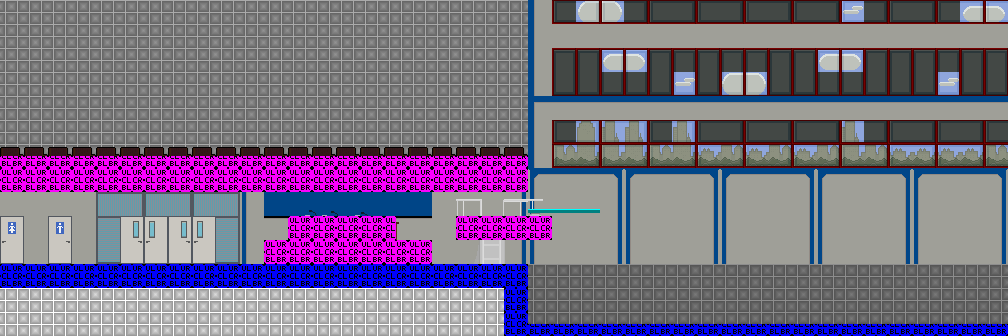

The image is a tile-based game level rendered from a .tmx file. Its description and source (layers, tilesets, objects; grid data summarised) follow:
An orthogonal 42x14 tile map with 24x24 px tiles, 8 tile layers (city_little_clouds, hedge_big_clouds, background, Water, ...), 2 tilesets and 7 objects (3x info, door, liquid, bouncer, climbable).

<map version="1.0" orientation="orthogonal" renderorder="right-down" width="42" height="14" tilewidth="24" tileheight="24">
 <properties>
  <property name="autosave" value="false" />
  <property name="blue" value="249" />
  <property name="green" value="154" />
  <property name="red" value="125" />
  <property name="soundtrack" value="greendale-alt" />
  <property name="title" value="Borchert Hallway" />
 </properties>
 <tileset firstgid="1" name="pool" tilewidth="24" tileheight="24">
  <image source="../images/tilesets/pool.png" width="240" height="288" />
 </tileset>
 <tileset firstgid="121" name="collisions" tilewidth="24" tileheight="24">
  <image source="../images/tilesets/collisions.png" width="632" height="512" />
 </tileset>
 <layer name="city_little_clouds" width="42" height="14">
  <properties>
   <property name="parallax" value="0.25" />
  </properties>
  <data>[588 cells, 59 non-empty, 6 distinct tile ids]</data>
 </layer>
 <layer name="hedge_big_clouds" width="42" height="14">
  <properties>
   <property name="parallax" value="0.4" />
  </properties>
  <data>[588 cells, 56 non-empty, 3 distinct tile ids]</data>
 </layer>
 <layer name="background" width="42" height="14">
  <data>[588 cells, 525 non-empty, 15 distinct tile ids]</data>
 </layer>
 <layer name="Water" width="42" height="14">
  <data>[588 cells, 68 non-empty, 8 distinct tile ids]</data>
 </layer>
 <layer name="pool edge" width="42" height="14">
  <data>[588 cells, 117 non-empty, 35 distinct tile ids]</data>
 </layer>
 <layer name="fade" width="42" height="14" opacity="0.75">
  <data>[588 cells, 154 non-empty, 1 distinct tile ids]</data>
 </layer>
 <layer name="Chairs" width="42" height="14">
  <data>[588 cells, 31 non-empty, 9 distinct tile ids]</data>
 </layer>
 <layer name="collision" width="42" height="14">
  <data>[588 cells, 104 non-empty, 5 distinct tile ids]</data>
 </layer>
 <objectgroup name="nodes">
  <object name="main" type="door" x="120" y="216" width="96" height="48">
   <properties>
    <property name="level" value="borchert-hallway" />
    <property name="to" value="pool" />
   </properties>
  </object>
  <object type="liquid" x="528" y="264" width="480" height="72">
   <properties>
    <property name="drag" value="true" />
    <property name="opacity" value="0.7" />
    <property name="speed" value="0.2" />
    <property name="sprite" value="images/liquid/water2.png" />
   </properties>
  </object>
  <object type="info" x="288" y="210" width="108" height="24">
   <properties>
    <property name="info" value="State-of-the-art judge's table, which has its own built-in sound system,| so take that Yale." />
   </properties>
  </object>
  <object type="bouncer" x="541" y="180" width="60" height="30">
   <properties>
    <property name="dbval" value="1420" />
   </properties>
  </object>
  <object type="climbable" x="486" y="216" width="12" height="48" />
  <object type="info" x="48" y="216" width="24" height="48">
   <properties>
    <property name="info" value="You can faintly hear the sound of water running and someone singing." />
   </properties>
  </object>
  <object type="info" x="0" y="216" width="24" height="48">
   <properties>
    <property name="info" value="You can faintly hear the sound of water running and someone singing." />
   </properties>
  </object>
 </objectgroup>
</map>
